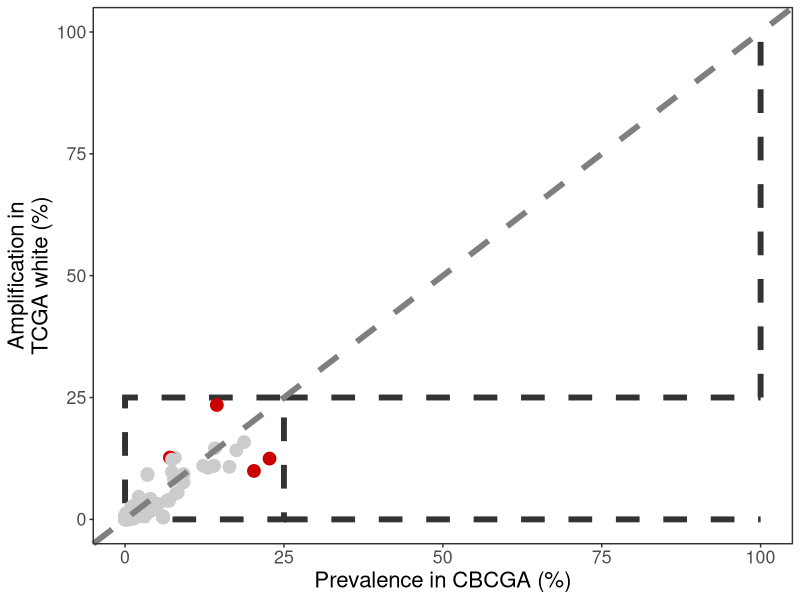
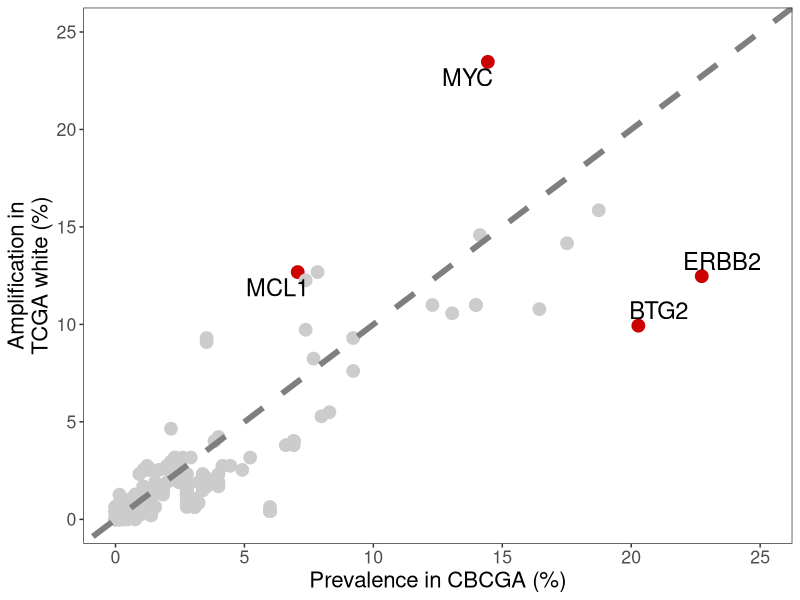

Write the R code that produced these figures, in order. (Note: this script raises an error after producing the figures.)
# zoom and highlight

require(dplyr)
require(ggplot2)
require(ggforce)

dat <- readxl::read_excel("7.38347143-Source Data Fig2.xlsx", sheet = "2e")

dat <- dat %>% 
  filter(CNA == "Amplification") %>%
  mutate(CBCGA = CBCGA * 100,
         TCGA = TCGA * 100,
         col = case_when(Gene %in% c("MYC","MCL1","ERBB2","BTG2") ~ 1,
                         TRUE ~ 0),
         lab = case_when(Gene %in% c("MYC","MCL1","ERBB2","BTG2") ~ Gene,
                         TRUE ~ NA),
         col = factor(col)) 
# Repeat figure in publication--------------------------------------------------
p1 <- dat %>% 
  ggplot(aes(x = CBCGA, y = TCGA, colour = col)) +
  annotate(geom = "rect", 
           xmin = 0, xmax = 25,
           ymin = 0, ymax = 25,
           linetype = 2, 
           linewidth = 2, 
           col = "gray20", fill = NA) +
  annotate(geom = "segment", 
           x = c(25,25,100), xend = c(100,100,100),
           y = c(0,25,25), yend = c(0,25,100),
           linetype = 2, 
           linewidth = 2, 
           col = "gray20") +
  geom_point(size = 4) +
  geom_abline(intercept = 0, slope = 1, linetype = 2, linewidth = 2, col = "gray50") +
  scale_color_manual(values = c("gray80", "red3")) +
  scale_x_continuous(limits = c(0,100)) +
  scale_y_continuous(limits = c(0,100)) +
  guides(col = "none") +
  labs(x = "Prevalence in CBCGA (%)", y = "Amplification in\nTCGA white (%)") +
  coord_cartesian(clip = "off") +
  theme_bw() +
  theme(text = element_text(size = 16),
        panel.grid = element_blank())

p2 <- dat %>% 
  ggplot(aes(x = CBCGA, y = TCGA, colour = col, label = lab)) +
  geom_point(size = 4) +
  ggrepel::geom_text_repel(col = "black", size = 6) +
  geom_abline(intercept = 0, slope = 1, linetype = 2, linewidth = 2, col = "gray50") +
  scale_color_manual(values = c("gray80", "red3")) +
  scale_x_continuous(limits = c(0,25)) +
  scale_y_continuous(limits = c(0,25)) +
  guides(col = "none") +
  labs(x = "Prevalence in CBCGA (%)", y = "Amplification in\nTCGA white (%)") +
  theme_bw() +
  theme(text = element_text(size = 16),
        panel.grid = element_blank())

p1 + p2

# Revision::zoom by ggforce-----------------------------------------------------
dat %>% 
  ggplot(aes(x = CBCGA, y = TCGA, colour = col)) +
  geom_point(size = 4) +
  geom_abline(intercept = 0, slope = 1, linetype = 2, linewidth = 2, col = "gray50") +
  scale_color_manual(values = c("gray80", "red3")) +
  scale_x_continuous(limits = c(0,100)) +
  scale_y_continuous(limits = c(0,100)) +
  guides(col = "none") +
  labs(x = "Prevalence in CBCGA (%)", y = "Amplification in\nTCGA white (%)") +
  ggforce::facet_zoom(xlim = c(0,25), ylim = c(0,25), zoom.size = 1, show.area = TRUE) +
  theme_bw() +
  theme(text = element_text(size = 16),
        panel.grid = element_blank())
# Revision::zoom by annotate----------------------------------------------------
p <- ggplot(dat, aes(x = CBCGA, y = TCGA, colour = col, label = lab)) +
  geom_point(size = 4) +
  ggrepel::geom_text_repel(col = "black", size = 6) +
  geom_abline(intercept = 0, slope = 1, linetype = 2, linewidth = 2, col = "gray50") +
  scale_color_manual(values = c("gray80", "red3")) +
  scale_x_continuous(limits = c(0,25)) +
  scale_y_continuous(limits = c(0,25)) +
  guides(col = "none") +
  labs(x = "", y = "") +
  theme_bw() +
  theme(text = element_text(size = 16),
        panel.grid = element_blank())

dat %>% 
  ggplot(aes(x = CBCGA, y = TCGA, colour = col)) +
  geom_point(size = 4) +
  geom_abline(intercept = 0, slope = 1, linetype = 2, linewidth = 2, col = "gray50") +
  annotation_custom(grob = ggplot2::ggplotGrob(p), 
                    xmin = 25, xmax = 75, ymin = 25, ymax = 75) +
  scale_color_manual(values = c("gray80", "red3")) +
  scale_x_continuous(limits = c(0,100)) +
  scale_y_continuous(limits = c(0,100)) +
  guides(col = "none") +
  labs(x = "Prevalence in CBCGA (%)", y = "Amplification in\nTCGA white (%)") +
  coord_cartesian(clip = "off") +
  theme_bw() +
  theme(text = element_text(size = 16),
        panel.grid = element_blank())


